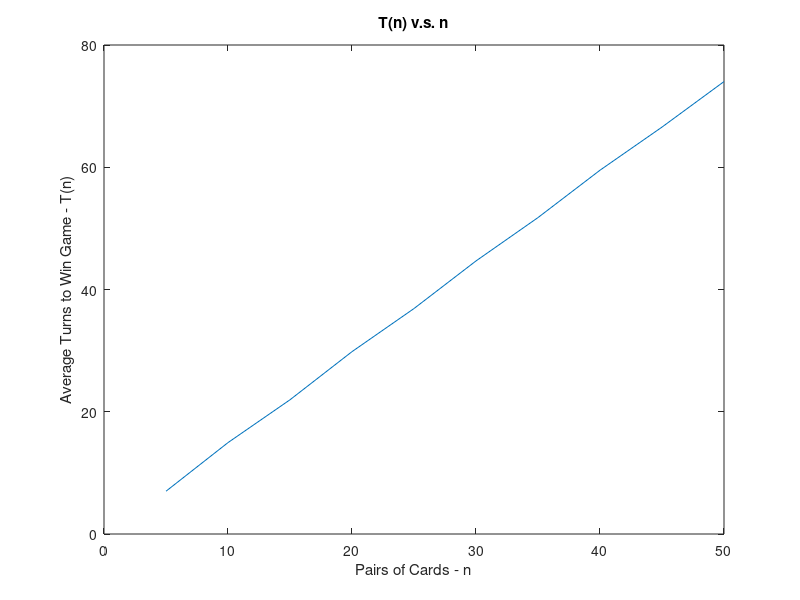

MATLAB code for this plot:
n = [5, 10, 15, 20, 25, 30, 35, 40, 45, 50];
tAvg = [6.997
14.952
21.959
29.832
36.886
44.672
51.767
59.515
66.571
74.017];



plot(n,tAvg);
xlabel('Pairs of Cards - n');
ylabel('Average Turns to Win Game - T(n)');
title('T(n) v.s. n');
%hleg1 = legend('m=3','m=4','m=5','m=6');
